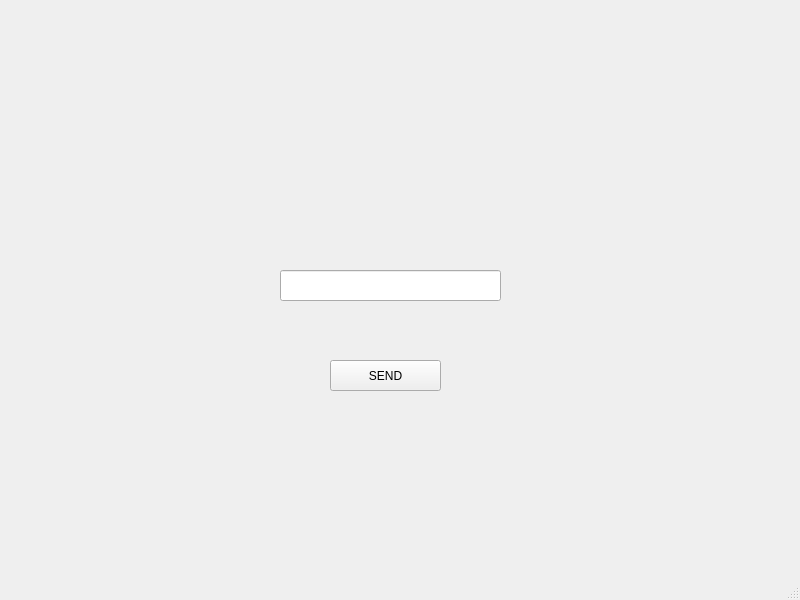
<?xml version="1.0" encoding="UTF-8"?>
<ui version="4.0">
 <class>client</class>
 <widget class="QMainWindow" name="client">
  <property name="geometry">
   <rect>
    <x>0</x>
    <y>0</y>
    <width>800</width>
    <height>600</height>
   </rect>
  </property>
  <property name="windowTitle">
   <string>client</string>
  </property>
  <widget class="QWidget" name="centralwidget">
   <widget class="QPushButton" name="sendButton">
    <property name="geometry">
     <rect>
      <x>330</x>
      <y>360</y>
      <width>111</width>
      <height>31</height>
     </rect>
    </property>
    <property name="text">
     <string>SEND</string>
    </property>
   </widget>
   <widget class="QLineEdit" name="messagelineEdit">
    <property name="geometry">
     <rect>
      <x>280</x>
      <y>270</y>
      <width>221</width>
      <height>31</height>
     </rect>
    </property>
   </widget>
  </widget>
  <widget class="QMenuBar" name="menubar">
   <property name="geometry">
    <rect>
     <x>0</x>
     <y>0</y>
     <width>800</width>
     <height>21</height>
    </rect>
   </property>
  </widget>
  <widget class="QStatusBar" name="statusbar"/>
 </widget>
 <resources/>
 <connections/>
</ui>
